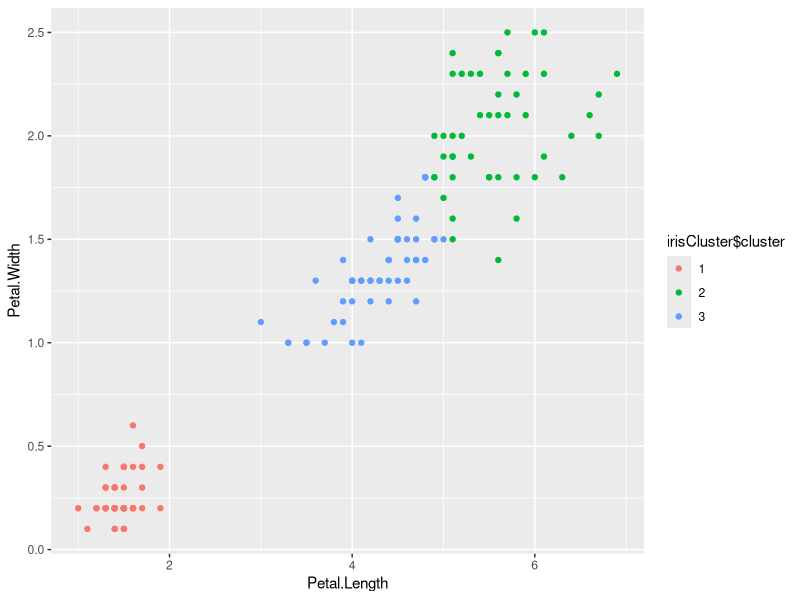

Write the R code that produced this figure.
## ---- chunk 1
library(datasets)
head(iris)
## ---- chunk 2
library(ggplot2)
irisCluster <- kmeans(iris[, 3:4], 3, nstart = 20)
irisCluster$cluster <- as.factor(irisCluster$cluster)
ggplot(iris, aes(Petal.Length, Petal.Width, color = irisCluster$cluster)) + geom_point()
